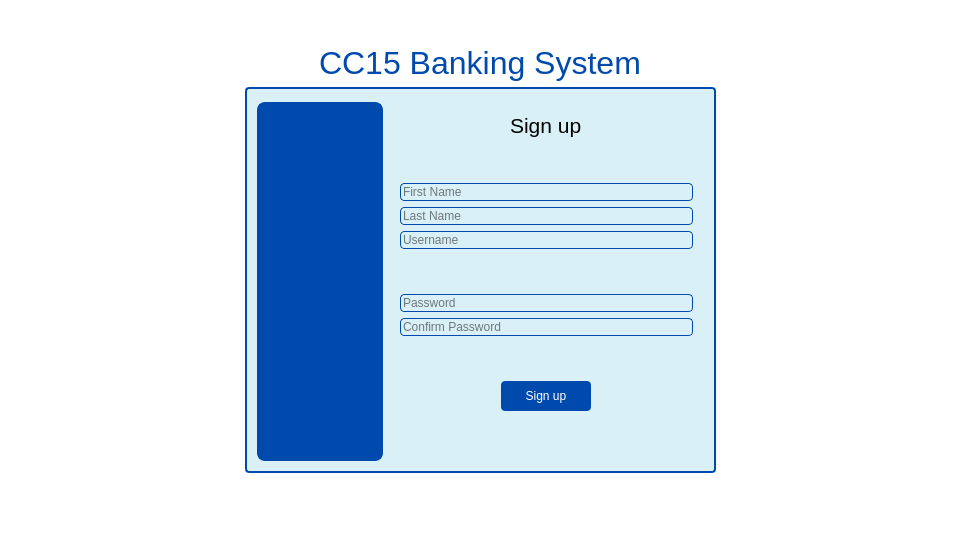
<?xml version="1.0" encoding="UTF-8"?>
<ui version="4.0">
 <class>MainWindow</class>
 <widget class="QMainWindow" name="MainWindow">
  <property name="geometry">
   <rect>
    <x>0</x>
    <y>0</y>
    <width>960</width>
    <height>540</height>
   </rect>
  </property>
  <property name="windowTitle">
   <string>MainWindow</string>
  </property>
  <property name="styleSheet">
   <string notr="true">background: #ffffff</string>
  </property>
  <widget class="QWidget" name="centralwidget">
   <layout class="QHBoxLayout" name="horizontalLayout_2" stretch="1,2,1">
    <item>
     <spacer name="horizontalSpacer">
      <property name="orientation">
       <enum>Qt::Horizontal</enum>
      </property>
      <property name="sizeHint" stdset="0">
       <size>
        <width>40</width>
        <height>20</height>
       </size>
      </property>
     </spacer>
    </item>
    <item>
     <layout class="QVBoxLayout" name="verticalLayout_2">
      <item>
       <spacer name="verticalSpacer">
        <property name="orientation">
         <enum>Qt::Vertical</enum>
        </property>
        <property name="sizeHint" stdset="0">
         <size>
          <width>20</width>
          <height>40</height>
         </size>
        </property>
       </spacer>
      </item>
      <item alignment="Qt::AlignHCenter">
       <widget class="QLabel" name="label_2">
        <property name="font">
         <font>
          <pointsize>24</pointsize>
         </font>
        </property>
        <property name="styleSheet">
         <string notr="true">color: #004aad;</string>
        </property>
        <property name="text">
         <string>CC15 Banking System</string>
        </property>
       </widget>
      </item>
      <item>
       <widget class="QGroupBox" name="groupBox_2">
        <property name="styleSheet">
         <string notr="true">background: #daf0f7;
border: 2px solid #004aad;
border-radius: 4px;</string>
        </property>
        <property name="title">
         <string/>
        </property>
        <layout class="QHBoxLayout" name="horizontalLayout" stretch="2,5">
         <item>
          <widget class="QGroupBox" name="groupBox_3">
           <property name="styleSheet">
            <string notr="true">background: #004aad;
border-radius: 8px;</string>
           </property>
           <property name="title">
            <string/>
           </property>
          </widget>
         </item>
         <item>
          <widget class="QGroupBox" name="groupBox">
           <property name="styleSheet">
            <string notr="true">border: 0;</string>
           </property>
           <property name="title">
            <string/>
           </property>
           <layout class="QVBoxLayout" name="verticalLayout" stretch="0,0,1,1,1,0,1,0,0,0,0">
            <item alignment="Qt::AlignHCenter|Qt::AlignVCenter">
             <widget class="QLabel" name="label">
              <property name="maximumSize">
               <size>
                <width>16777215</width>
                <height>16777215</height>
               </size>
              </property>
              <property name="font">
               <font>
                <pointsize>16</pointsize>
               </font>
              </property>
              <property name="text">
               <string>Sign up</string>
              </property>
             </widget>
            </item>
            <item>
             <spacer name="verticalSpacer_3">
              <property name="orientation">
               <enum>Qt::Vertical</enum>
              </property>
              <property name="sizeHint" stdset="0">
               <size>
                <width>20</width>
                <height>40</height>
               </size>
              </property>
             </spacer>
            </item>
            <item>
             <widget class="QLineEdit" name="first_name">
              <property name="styleSheet">
               <string notr="true">border: 1px solid #004aad;
background: #daf0f7;</string>
              </property>
              <property name="placeholderText">
               <string>First Name</string>
              </property>
             </widget>
            </item>
            <item>
             <widget class="QLineEdit" name="last_name">
              <property name="styleSheet">
               <string notr="true">border: 1px solid #004aad;
background: #daf0f7;</string>
              </property>
              <property name="placeholderText">
               <string>Last Name</string>
              </property>
             </widget>
            </item>
            <item>
             <widget class="QLineEdit" name="user_name">
              <property name="styleSheet">
               <string notr="true">border: 1px solid #004aad;
background: #daf0f7;</string>
              </property>
              <property name="placeholderText">
               <string>Username</string>
              </property>
             </widget>
            </item>
            <item>
             <spacer name="verticalSpacer_6">
              <property name="orientation">
               <enum>Qt::Vertical</enum>
              </property>
              <property name="sizeHint" stdset="0">
               <size>
                <width>20</width>
                <height>40</height>
               </size>
              </property>
             </spacer>
            </item>
            <item>
             <widget class="QLineEdit" name="password_field">
              <property name="styleSheet">
               <string notr="true">border: 1px solid #004aad;
background: #daf0f7;</string>
              </property>
              <property name="echoMode">
               <enum>QLineEdit::Password</enum>
              </property>
              <property name="placeholderText">
               <string>Password</string>
              </property>
             </widget>
            </item>
            <item>
             <widget class="QLineEdit" name="confirm_password_field">
              <property name="styleSheet">
               <string notr="true">border: 1px solid #004aad;
background: #daf0f7;</string>
              </property>
              <property name="echoMode">
               <enum>QLineEdit::Password</enum>
              </property>
              <property name="placeholderText">
               <string>Confirm Password</string>
              </property>
             </widget>
            </item>
            <item>
             <spacer name="verticalSpacer_4">
              <property name="orientation">
               <enum>Qt::Vertical</enum>
              </property>
              <property name="sizeHint" stdset="0">
               <size>
                <width>20</width>
                <height>40</height>
               </size>
              </property>
             </spacer>
            </item>
            <item alignment="Qt::AlignHCenter">
             <widget class="QPushButton" name="btn_register">
              <property name="minimumSize">
               <size>
                <width>90</width>
                <height>30</height>
               </size>
              </property>
              <property name="styleSheet">
               <string notr="true">QPushButton{
background: #004aad;
color: #ffffff;
border-radius: 4px;
}

QPushButton:hover{
background: #69a9ff;
}</string>
              </property>
              <property name="text">
               <string>Sign up</string>
              </property>
             </widget>
            </item>
            <item>
             <spacer name="verticalSpacer_5">
              <property name="orientation">
               <enum>Qt::Vertical</enum>
              </property>
              <property name="sizeHint" stdset="0">
               <size>
                <width>20</width>
                <height>40</height>
               </size>
              </property>
             </spacer>
            </item>
           </layout>
          </widget>
         </item>
        </layout>
       </widget>
      </item>
      <item>
       <spacer name="verticalSpacer_2">
        <property name="orientation">
         <enum>Qt::Vertical</enum>
        </property>
        <property name="sizeHint" stdset="0">
         <size>
          <width>20</width>
          <height>40</height>
         </size>
        </property>
       </spacer>
      </item>
     </layout>
    </item>
    <item>
     <spacer name="horizontalSpacer_2">
      <property name="orientation">
       <enum>Qt::Horizontal</enum>
      </property>
      <property name="sizeHint" stdset="0">
       <size>
        <width>40</width>
        <height>20</height>
       </size>
      </property>
     </spacer>
    </item>
   </layout>
  </widget>
  <widget class="QMenuBar" name="menubar">
   <property name="geometry">
    <rect>
     <x>0</x>
     <y>0</y>
     <width>960</width>
     <height>22</height>
    </rect>
   </property>
  </widget>
  <widget class="QStatusBar" name="statusbar"/>
 </widget>
 <resources/>
 <connections/>
</ui>
